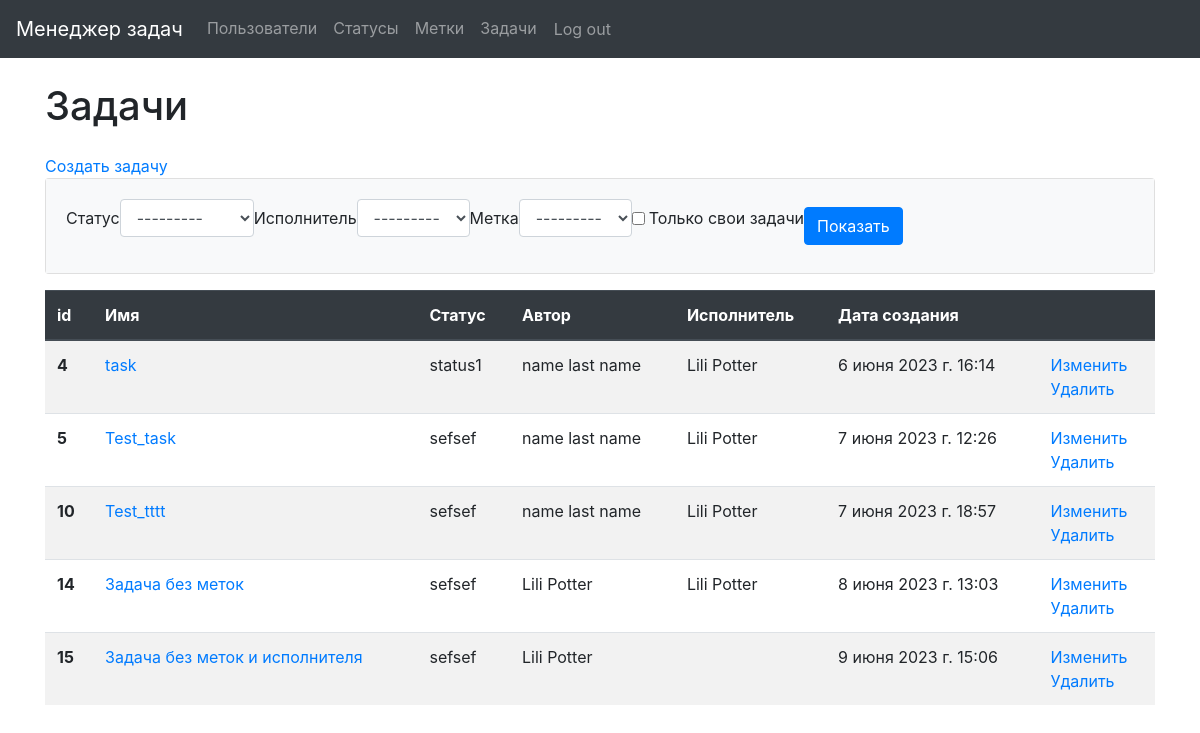
/tasks/ (signed in), run on an earlier commit of the app's database.
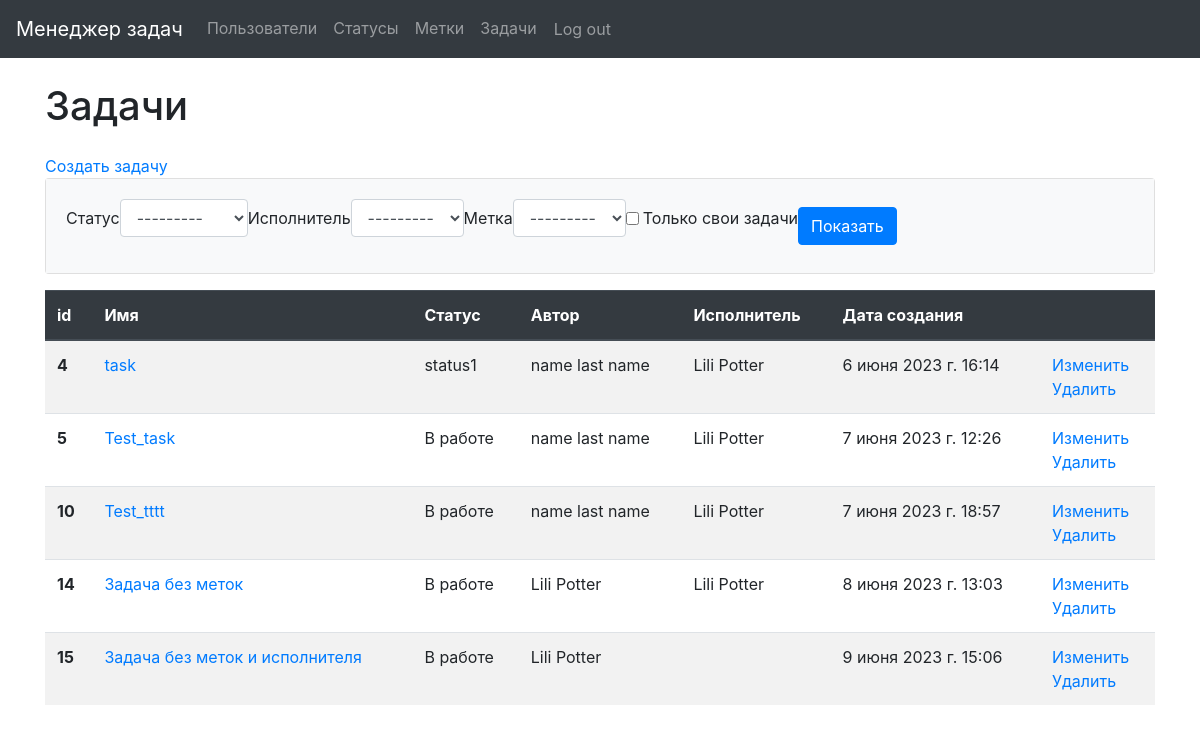
And on a later commit of the database.
### task_manager/tasks/models.py (models this page shows)
class Task(models.Model):
    author = models.ForeignKey(User, on_delete=models.PROTECT,
                               related_name='task_author_user',
                               verbose_name=gettext('Author'))
    status = models.ForeignKey(Status, on_delete=models.PROTECT,
                               verbose_name=gettext('Status'))
    executor = models.ForeignKey(User, on_delete=models.PROTECT,
                                 related_name='task_executor_user',
                                 verbose_name=gettext('Executor'),
                                 null=True, blank=True)
    labels = models.ManyToManyField(Label, verbose_name=gettext('Label'),
                                    null=True, blank=True)
    description = models.TextField(verbose_name=gettext('Description'))
    name = models.CharField(max_length=250, verbose_name=gettext('Name'))
    created_at = models.DateTimeField(auto_now_add=True,
                                      verbose_name=gettext('created_at'))

### task_manager/statuses/models.py (models this page shows)
class Status(models.Model):
    status_name = models.CharField(
        max_length=250,
        unique=True,
        verbose_name=gettext('Name'),
        error_messages={
            "unique": gettext("%(model_name)s with this name already exists.")
        })
    created_at = models.DateTimeField(auto_now_add=True)
    def __str__(self):
        return "%s" % self.status_name
    class Meta:
        verbose_name = gettext('Status')

### task_manager/tasks/views.py (the view)
# urls.py: path('', TasksListView.as_view(), name='tasks'),
class TasksListView(ListView):
    model = Task
    template_name = 'tasks/tasks.html'
    def get(self, request, *args, **kwargs):
        if not self.request.user.is_authenticated:
            messages.error(self.request, gettext(
                'You are not authorized! Please sign in.'
            ))
            return redirect('/login')
        return super().get(request, *args, **kwargs)
    def get_context_data(self, **kwargs):
        context = super().get_context_data(**kwargs)
        user_id = self.request.user.id
        context['filter'] = TaskFilter(user_id, self.request.GET,
                                       queryset=self.get_queryset())
        return context

### task_manager/labels/models.py (called while the page is built)
    def __str__(self):
        return "%s" % self.label_name

### task_manager/tasks/filters.py (called while the page is built)
    def get_own_tasks(self, queryset, name, value):
        if value:
            return queryset.filter(author=self.user_id)
        return queryset

### task_manager/templates/tasks/tasks.html (shortened to what this page needs)
{% extends 'navbar.html' %}
{% load bootstrap4 %}
{% load i18n %}
{% block content %}
    <div class="container wrapper flex-grow-1">
        <h1 class="my-4">{% trans 'Tasks' %}</h1>
        <a href="{% url 'create_task' %}">{% trans 'Create a task' %}</a>
        <div class="card mb-3">
            <div class="card-body bg-light">
                <form class="form-inline center" method="get">
                    {% bootstrap_form filter.form %}
                    <button class="btn btn-primary" type="submit">{% trans 'Show' %}</button>
                </form>
            </div>
        </div>
        <table class="table table-striped">
            <thead class="thead-dark">
            <tr>
                <th scope="col">id</th>
                <th scope="col">{% trans 'Name' %}</th>
                <th scope="col">{% trans 'Status' %}</th>
                <th scope="col">{% trans 'Author' %}</th>
                <th scope="col">{% trans 'Executor' %}</th>
                <th scope="col">{% trans 'Date of creation' %}</th>
                <th scope="col"> </th>
            </tr>
            </thead>
            <tbody>
            {% for task in filter.qs %}
                <tr>
                    <th scope="row">{{ task.id }}</th>
                    <td>
                        <a href="{% url 'task_card' id=task.id %}">{{ task.name }}</td>
                    <td>{{ task.status }}</td>
                    <td>{{ task.author.first_name }} {{ task.author.last_name }}</td>
                    <td>{{ task.executor.first_name }} {{ task.executor.last_name }}</td>
                    <td>{{ task.created_at }}</td>
                    <td>
                        <a href="{% url 'update_task' id=task.id %}">{% trans 'Update' %}</a>
                        <br>
                        <a href="{% url 'delete_task' id=task.id %}">{% trans 'Delete' %}</a>
                    </td>
                </tr>
            {% endfor %}
            </tbody>
        </table>
    </div>
{% endblock %}

What changed in the data, as far as the page shows it:
changed through a linked row, Task "Test_task": status "sefsef" → "В работе"
changed through a linked row, Task "Test_tttt": status "sefsef" → "В работе"
changed through a linked row, Task "Задача без меток": status "sefsef" → "В работе"
changed through a linked row, Task "Задача без меток и исполнителя": status "sefsef" → "В работе"
